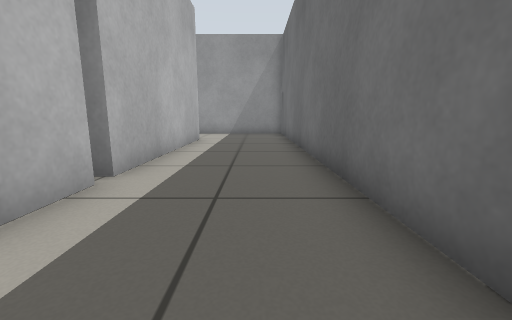
View 1 (above)

17 first-person views from a walk through a world built for the Gazebo simulator. The camera is 0.5 m above the floor, tilts 10° down and sees 90° across. The floor is counted in squares, 0.5 m on a side. Each view is taken from the middle of a square. On the plan, view 1 faces up. The plan holds only what a view shows up to about 11 squares ahead; the rest is blank.

View 2
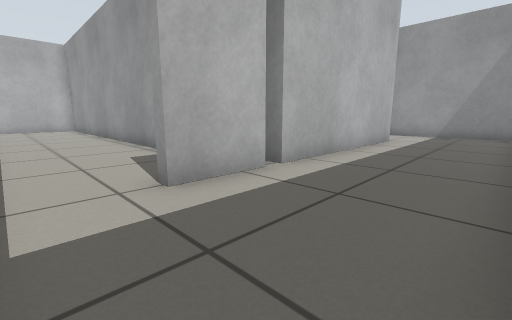

View 3
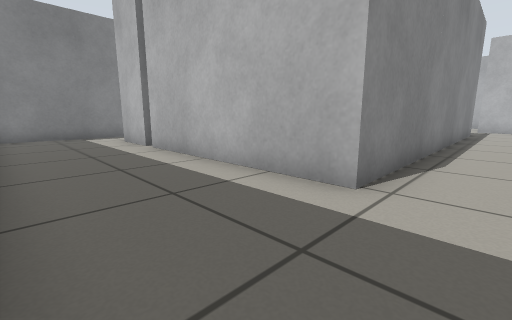

View 4
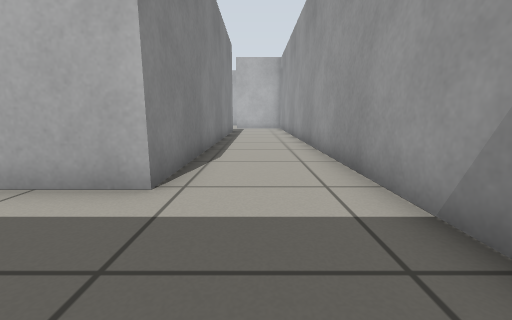

View 5
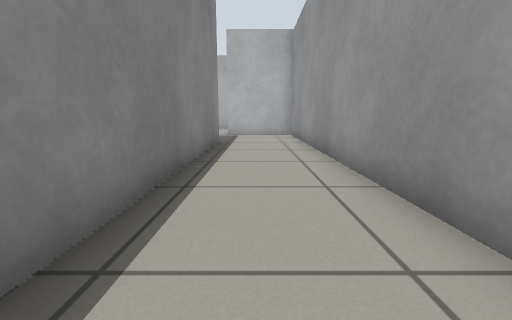

View 6
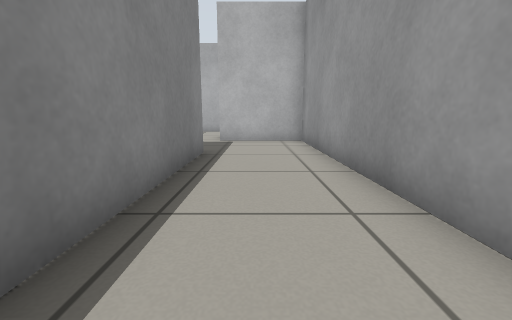

View 7
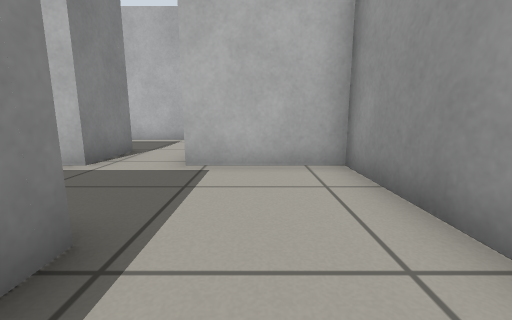

View 8
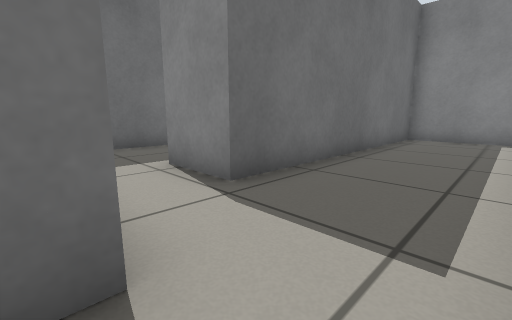

View 9
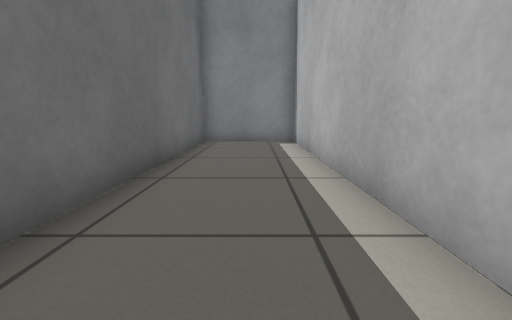

View 10
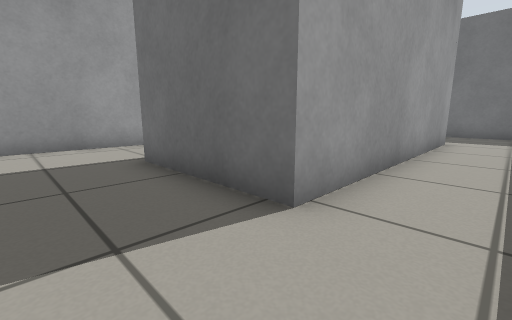

View 11
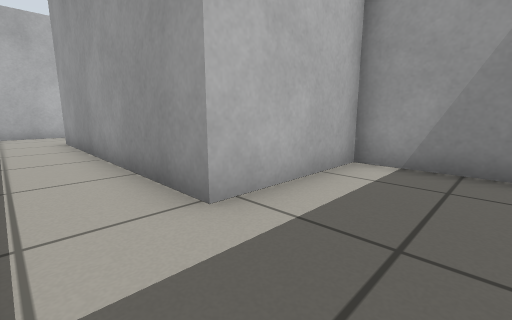

View 12
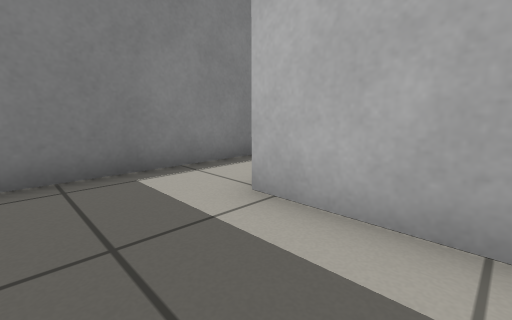

View 13
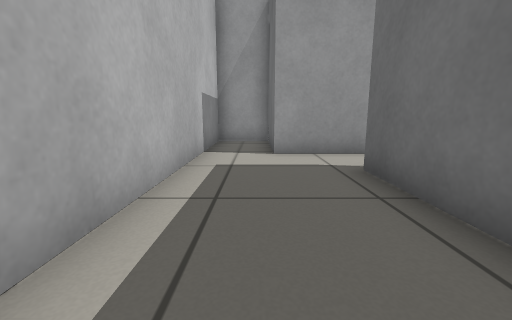

View 14
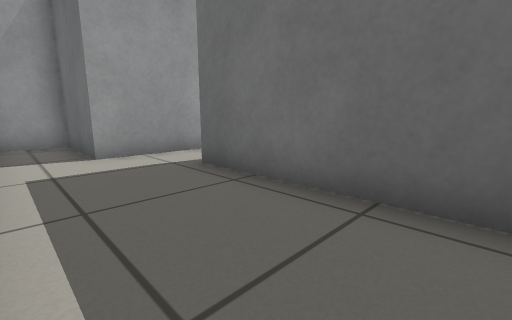

View 15
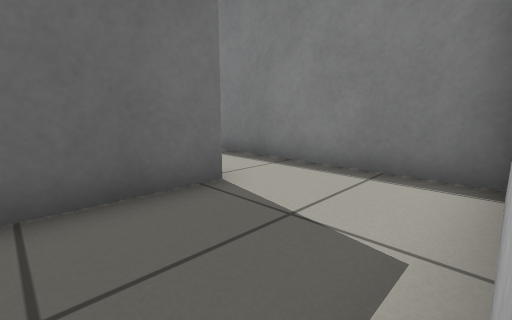

View 16
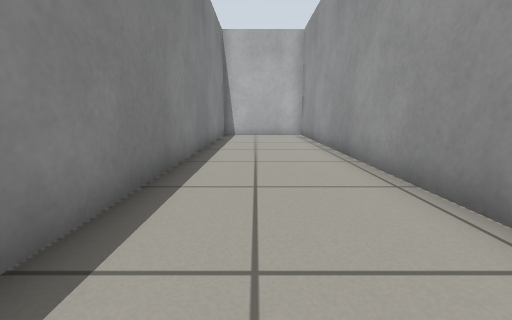

View 17
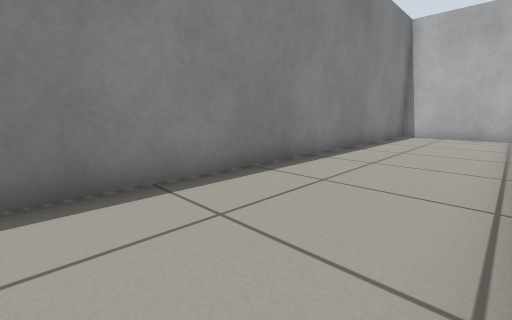

### Floor plan
Ten units are one square. View 1 is at (0, 0); x grows to the right and y downward. Boxes are objects, and circles mark ways between rooms. Rooms are numbered by the first view taken in them; rooms with no view inside come last. Other rooms are left out.
<svg viewBox="-239 -143 258 154">
<path fill="none" stroke="#000" d="M-148 -66 -148 -106 -23 -106 -23 -41 -29 -41M-186 -106 -215 -106 -215 -138 -234 -138 -234 6 -200 6 -200 -86 -180 -86 -180 -66M-23 -36 -23 -16 -28 -16M10 -138 -180 -138 -180 -105M-29 6 10 6M14 -13 14 -115M-85 -44 -39 -44M-26 -50 -26 -71M-39 -103 -63 -103 -63 -66 -148 -66M-180 -66 -180 -44 -119 -44M-65 -33 -165 -33M-180 -30 -180 4M-178 6 -49 6"/>
<circle cx="-165" cy="-75" r="3" fill="#2a7"/>
<circle cx="-30" cy="-5" r="3" fill="#2a7"/>
<text x="-100" y="-110">1</text>
<text x="-90" y="-60">2</text>
<text x="-110" y="-20">3</text>
</svg>
Room 1 opens to room 2. Room 1 opens to room 3.

Where each view was taken, in squares from view 1:
view 1: 0 up, 0 right, facing up
view 2: 0 up, 1 right, facing up-left
view 3: 12 up, 1 right, facing down-left
view 4: 12 up, 1 right, facing left
view 5: 12 up, 5 left, facing left
view 6: 12 up, 8 left, facing left
view 7: 12 up, 13 left, facing left
view 8: 11 up, 23 left, facing down-right
view 9: 9 up, 22 left, facing down
view 10: 5 up, 17 left, facing up-right
view 11: 5 up, 4 left, facing up-left
view 12: 9 up, 4 left, facing down-left
view 13: 4 up, 22 left, facing up
view 14: 4 up, 23 left, facing up-right
view 15: 9 up, 18 left, facing down-right
view 16: 1 up, 5 left, facing left
view 17: 3 up, 5 left, facing down-left
